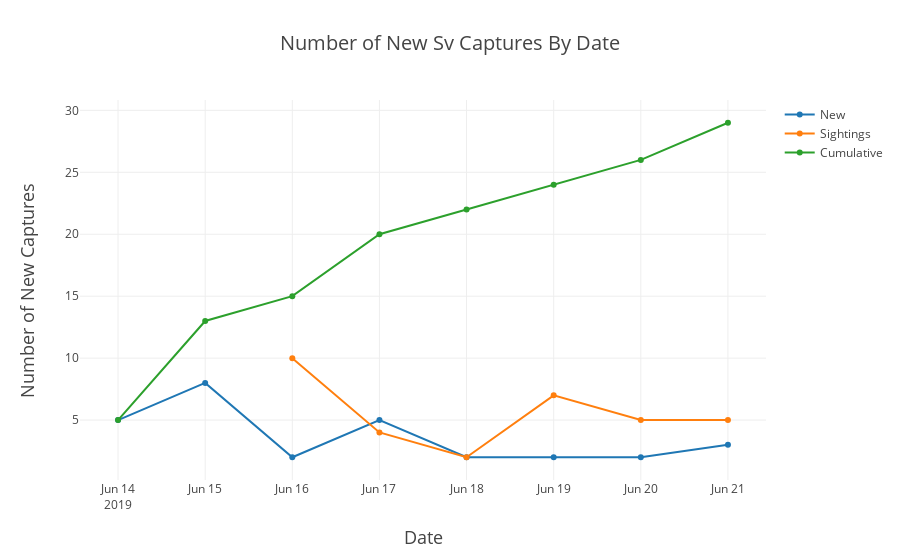

Notebook source saved alongside this figure:
### Markdown cell above
## _Sceloporus virgatus_

### Code cell
species ='Sv'
# from datetime import datetime
New = go.Scatter(x=nCaptures.loc[nCaptures.Species==species].Date, 
                y=nCaptures.loc[nCaptures.Species==species].Painted,
               mode = 'lines+markers',  name = 'New')
Sighting =  go.Scatter(x=nCaptures.loc[nCaptures.Species==species].Date, 
                y=nCaptures.loc[nCaptures.Species==species].Sighting,
               mode = 'lines+markers',  name = 'Sightings')
Cumulative =  go.Scatter(x=nCaptures.loc[nCaptures.Species==species].Date, 
                y=nCaptures.loc[nCaptures.Species==species].cumulativeNew,
               mode = 'lines+markers',  name = 'Cumulative')

data = [New,Sighting,Cumulative]
layout = go.Layout(
    title = 'Number of New {} Captures By Date'.format(species),
    titlefont = dict(
        size = 20),
    xaxis = dict(
#         dtick = 1,
        title = 'Date',
        titlefont = dict(
            size = 18)),
    yaxis = dict(
        title = 'Number of New Captures',
        titlefont = dict(
            size = 18)))
fig = go.Figure(
        data = data,
        layout = layout)
iplot(fig,
         filename = 'Number of New {} Captures By Date for {}.html'.format(species, year))

### Figure 1 — Plotly figure (JSON) as saved in the notebook; plotly's stock layout.template omitted (floating-point values rounded to 4 significant figures)
{"data": [{"mode": "lines+markers", "name": "New", "type": "scatter", "uid": "8d422f36-a93b-4995-9bb5-ed01d2fb365c", "x": ["2019-06-14", "2019-06-15", "2019-06-16", "2019-06-17", "2019-06-18", "2019-06-19", "2019-06-20", "2019-06-21"], "y": [5, 8, 2, 5, 2, 2, 2, 3]}, {"mode": "lines+markers", "name": "Sightings", "type": "scatter", "uid": "0b418c27-1007-4765-b62b-8b2f383ee024", "x": ["2019-06-14", "2019-06-15", "2019-06-16", "2019-06-17", "2019-06-18", "2019-06-19", "2019-06-20", "2019-06-21"], "y": [null, null, 10, 4, 2, 7, 5, 5]}, {"mode": "lines+markers", "name": "Cumulative", "type": "scatter", "uid": "68eab28e-9c04-411b-bc2d-ccd4c089d62c", "x": ["2019-06-14", "2019-06-15", "2019-06-16", "2019-06-17", "2019-06-18", "2019-06-19", "2019-06-20", "2019-06-21"], "y": [5, 13, 15, 20, 22, 24, 26, 29]}], "layout": {"title": {"font": {"size": 20}, "text": "Number of New Sv Captures By Date"}, "xaxis": {"title": {"font": {"size": 18}, "text": "Date"}}, "yaxis": {"title": {"font": {"size": 18}, "text": "Number of New Captures"}}}}
